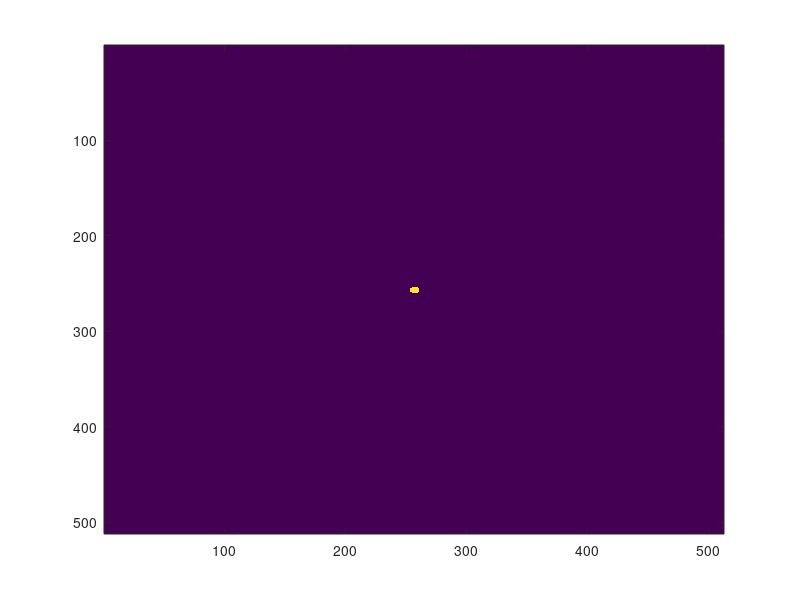
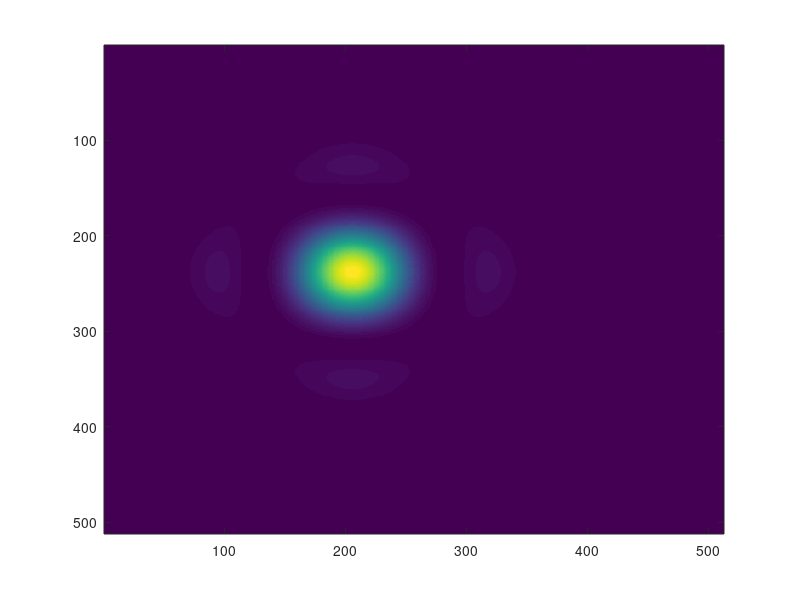

These charts were generated, in order, by the following MATLAB code:
    D = 25e-6;
    N = 512;
    sita = 10;
    lambda = 632.8e-9;
    Lp = 10e-3;
    f = 0.05;
    xd = -1e-3;
    yd = 1e-3;
    sita = atan((yd+f*tand(sita))/f);
    Ls = f*N*lambda/Lp;
    %N = N * 2;
    delta1 = Ls/N;
    x = (-N/2:N/2-1)*delta1;
    [x1, y1] = meshgrid(x);
    r = sqrt(x1.^2 + y1.^2);
    aperture = double(r < D/2);
    aperture(r == D/2) = 0.5;
    aperture = complex(aperture);
    for ii=1:N
        phi = double(ii - N/2) * delta1 * 2*pi*sin(sita) / lambda;
        aperture(ii, :) = aperture(ii, :).*(cos(phi) + 1i*sin(phi));
    end
    for ii=1:N
        phi = double(ii - N/2) * delta1 * 2*pi*sin(atan(xd/f)) / lambda;
        aperture(:, ii) = aperture(:, ii).*(cos(phi) + 1i*sin(phi));
    end
    figure(1)
    imagesc(aperture.*conj(aperture))

    result = fftshift(fft2(aperture));
    % result = result(N/4:N*3/4, N/4:N*3/4);
    
    I=real(result.*conj(result));
    figure(2)
    imagesc(I)